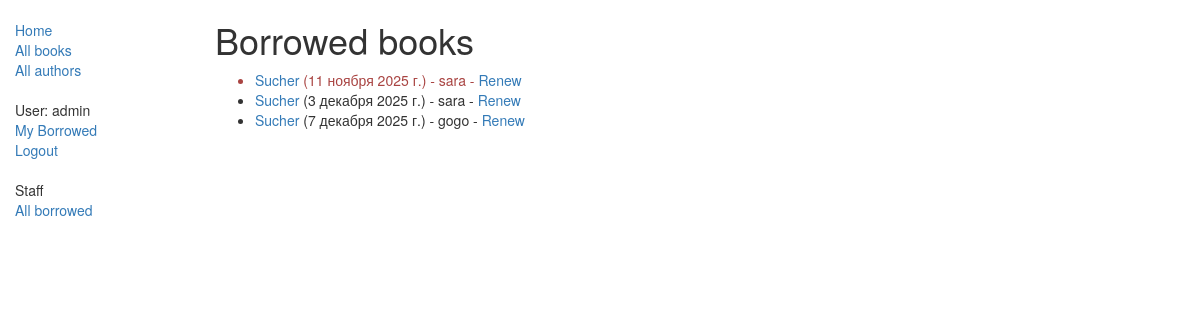
/catalog/borrowed/ (signed in), run on an earlier commit of the app's database.
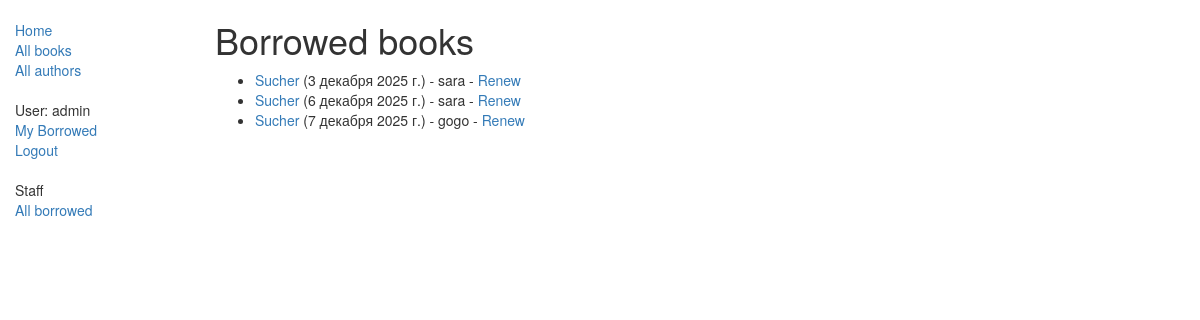
And on a later commit of the database.
### catalog/models.py (models this page shows, shortened)
class BookInstance(models.Model):
    id = models.UUIDField(primary_key=True, default=uuid.uuid4, help_text="ID отдельной книги уникален для всей библиотеки")
    book = models.ForeignKey('Book', on_delete=models.SET_NULL, null=True)
    imprint = models.CharField(max_length=200)
    due_back = models.DateField(null=True, blank=True)
    LOAN_STATUS = (
        ('m', 'Maintenance'),
        ('o', 'On loan'),
        ('a', 'Available'),
        ('r', 'Reserved'),
    )
    status = models.CharField(max_length=1, choices=LOAN_STATUS, blank=True, default='m', help_text='Доступность')
    borrower = models.ForeignKey(User, on_delete=models.SET_NULL, null=True, blank=True)
    class Meta:
        ordering = ["due_back"]
        permissions = (("can_mark_returned", "Set book as returned"),)
    @property
    def is_overdue(self):
        if self.due_back and date.today() > self.due_back:
            return True
        return False

class Book(models.Model):
    title = models.CharField(verbose_name='title', max_length=200)
    author = models.ForeignKey('Author', on_delete=models.SET_NULL, null=True)
    summary = models.TextField(max_length=1000, help_text="Введите краткое описание книги")
    ISBN = models.CharField('ISBN', max_length=13, help_text='13 символьное <a href="https://www.isbn-international.org/content/what-isbn">ISBN число</a>')
    genre = models.ManyToManyField(Genre, help_text="Выберете жанр книги")
    language = models.ForeignKey('Language', on_delete=models.SET_NULL, null=True)
    def display_genre(self):
        return ', '.join([ genre.name for genre in self.genre.all()[:3] ])
    display_genre.short_description = 'Genre'
    class Meta:
        permissions = (("can_add_book", "Can add a book"),("can_delete_book", "Can delete a book"),("can_update_book", "Can change a book"),)

### catalog/views.py (the view)
# urls.py: path('borrowed/', views.LoanedBooksByAllListView.as_view(), name='all-borrowed'),
class LoanedBooksByAllListView(LoginRequiredMixin, PermissionRequiredMixin, generic.ListView):
    model = BookInstance
    template_name ='catalog/bookinstance_list_borrowed_all.html'
    paginate_by = 10
    permission_required = "catalog.can_mark_returned"
    def get_queryset(self):
        return BookInstance.objects.filter(status__exact='o').order_by('due_back')

### catalog/templates/catalog/bookinstance_list_borrowed_all.html
{% extends "layout/base_generic.html" %}
{% block content %}
    <h1>Borrowed books</h1>
    {% if bookinstance_list %}
    <ul>
      {% for bookinst in bookinstance_list %}
      <li class="{% if bookinst.is_overdue %}text-danger{% endif %}">
        <a href="{% url 'book-detail' bookinst.book.pk %}">{{bookinst.book.title}}</a> ({{ bookinst.due_back }}) - {{ bookinst.borrower }} - <a href="{% url 'renew-book-librarian' bookinst.pk %}">Renew</a>
      </li>
      {% endfor %}
    </ul>
    {% else %}
      <p>There are no books borrowed.</p>
    {% endif %}
{% endblock %}

What changed in the data, as far as the page shows it:
shown differently, row unchanged: BookInstance "3 декабря 2025 г.": moves up the list
changed BookInstance: due_back "11 ноября 2025 г." → "6 декабря 2025 г."
